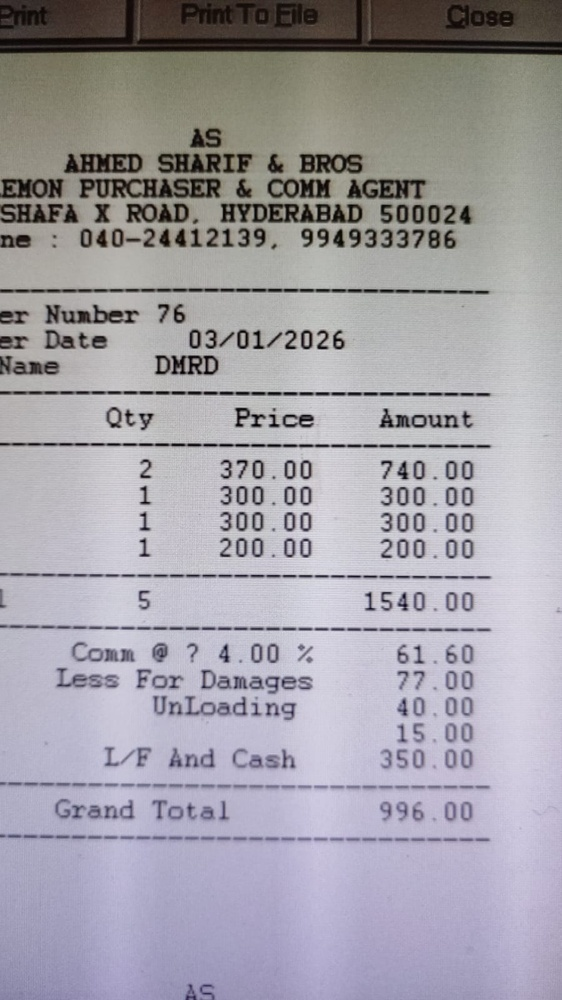
#> input picture backend/ml_dataset/images/006ec791-87fb-4998-93d3-ff7630453cdd.jpeg, 562 x 1000 px, shrunk from 899 x 1599 before the run
$ python -i image_quality.py   (imports and definitions only)   (older library calls are emulated)
#> lines starting #> are read from the running program, lines starting #| are printed output that depends on the picture
"""
Image Quality Analysis Module
Analyzes image quality metrics to determine appropriate preprocessing
"""
import cv2
import numpy as np
from PIL import Image, ImageStat
from dataclasses import dataclass
from typing import Tuple

@dataclass
class ImageQualityMetrics:
    """Container for image quality metrics"""
    brightness: float  # 0-255, optimal: 100-200
    contrast: float    # 0-100, optimal: >30
    sharpness: float   # 0-100, optimal: >20
    noise_level: float # 0-100, optimal: <30
    skew_angle: float  # degrees, optimal: <2
    resolution: Tuple[int, int]  # (width, height)

    def needs_brightness_correction(self) -> bool:
        """Check if brightness correction is needed"""
        return self.brightness < 80 or self.brightness > 220

    def needs_contrast_enhancement(self) -> bool:
        """Check if contrast enhancement is needed"""
        return self.contrast < 30

    def needs_sharpening(self) -> bool:
        """Check if sharpening is needed"""
        return self.sharpness < 20

    def needs_denoising(self) -> bool:
        """Check if denoising is needed"""
        return self.noise_level > 30

    def needs_deskewing(self) -> bool:
        """Check if deskewing is needed"""
        return abs(self.skew_angle) > 2

    def needs_upscaling(self) -> bool:
        """Check if upscaling is needed"""
        return self.resolution[0] < 1000

    # [19 lines left out: function quality_score, not called in this run]


def analyze_image_quality(image_path: str) -> ImageQualityMetrics:
    """
    Analyze image quality and return metrics

    Args:
        image_path: Path to image file

    Returns:
        ImageQualityMetrics object with all quality metrics
    """
    # Load image
    pil_image = Image.open(image_path)
#> pil_image is the input picture: PIL image 562x1000 RGB; mean R, G, B 162.8, 159.8, 167.4
    cv_image = cv2.imread(image_path)
    gray = cv2.cvtColor(cv_image, cv2.COLOR_BGR2GRAY)
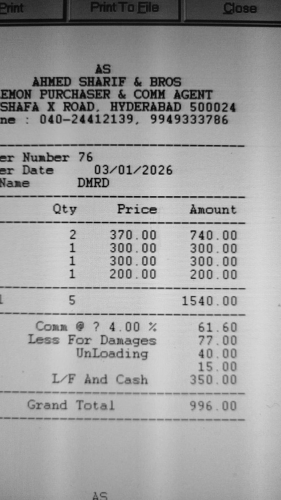
#> gray: shape (1000, 562) (shown at 1/2 size); min 0, max 224, mean 161.6

    # 1. Brightness (mean pixel value)
    brightness = np.mean(gray)
#> brightness = 161.6

    # 2. Contrast (standard deviation)
    contrast = np.std(gray)
#> contrast = 46.53

    # 3. Sharpness (Laplacian variance)
    laplacian = cv2.Laplacian(gray, cv2.CV_64F)
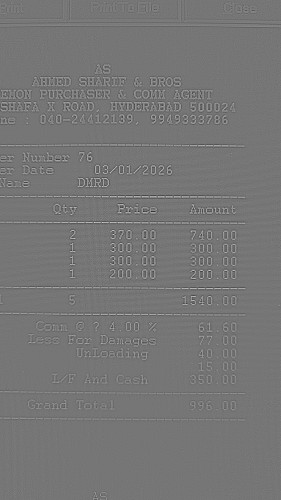
#> laplacian: shape (1000, 562) float64 (shown at 1/2 size); min -180, max 208, mean 0; drawn with min black and max white
    sharpness = laplacian.var()
#> sharpness = 372

    # 4. Noise level (estimate using median absolute deviation)
    noise_level = estimate_noise(gray)

    # 5. Skew angle
    skew_angle = detect_skew(gray)

    # 6. Resolution
    resolution = (pil_image.width, pil_image.height)

    return ImageQualityMetrics(
        brightness=float(brightness),
        contrast=float(contrast),
        sharpness=float(sharpness),
        noise_level=float(noise_level),
        skew_angle=float(skew_angle),
        resolution=resolution
    )


def estimate_noise(gray_image: np.ndarray) -> float:
    """
    Estimate noise level using median absolute deviation

    Args:
        gray_image: Grayscale image array

    Returns:
        Noise level (0-100)
    """
    # Use high-pass filter to isolate noise
    kernel = np.array([[-1, -1, -1],
                       [-1,  8, -1],
                       [-1, -1, -1]])

    filtered = cv2.filter2D(gray_image, -1, kernel)
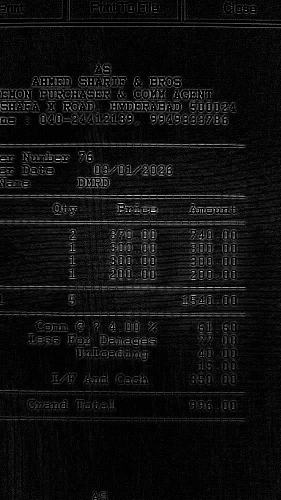
#> filtered: shape (1000, 562) (shown at 1/2 size); min 0, max 255, mean 15.6

    # Calculate median absolute deviation
    mad = np.median(np.abs(filtered - np.median(filtered)))
#> mad = 1

    # Normalize to 0-100 scale
    noise_level = min(100, mad * 2)
#> noise_level = 2

    return noise_level


def detect_skew(gray_image: np.ndarray) -> float:
    """
    Detect skew angle using Hough Line Transform

    Args:
        gray_image: Grayscale image array

    Returns:
        Skew angle in degrees
    """
    try:
        # Edge detection
        edges = cv2.Canny(gray_image, 50, 150, apertureSize=3)
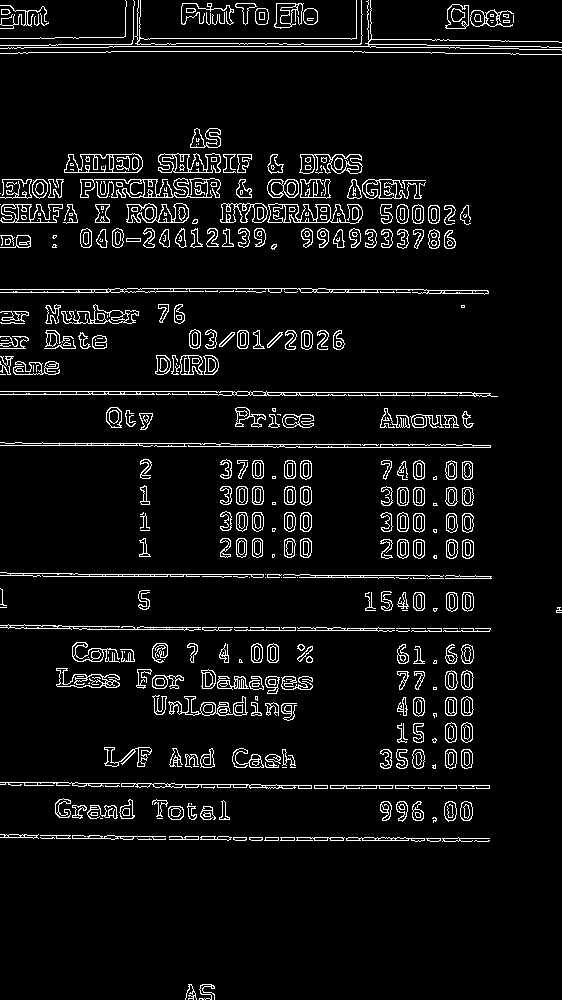
#> edges: shape (1000, 562); 6.2% white in thin lines or dots

        # Hough Line Transform
        lines = cv2.HoughLines(edges, 1, np.pi/180, 200)
#> lines = 26 rows, first 8: [46, 1.57], [785, 1.57], [292, 1.57], [38, 1.57], [222, 1.57], [394, 1.57], [391, 1.57], [51, 1.57]

        if lines is None:
            return 0.0

        # Calculate angles
        angles = []
        for rho, theta in lines[:, 0]:
            angle = np.degrees(theta) - 90
            if -45 < angle < 45:  # Only consider reasonable angles
                angles.append(angle)
#> this loop made 26 passes
#> (rho, theta, angle) on passes 1 to 8: (46, 1.57, 0), (785, 1.57, 0), (292, 1.57, 0), (38, 1.57, 0), (222, 1.57, 0), (394, 1.57, 0), (391, 1.57, 0), (51, 1.57, 0)
#> after the loop, angles = 26 values, max 1 at index 14, min 0 at index 0, mean 0.269

        if not angles:
            return 0.0

        # Return median angle
        return float(np.median(angles))

    except Exception:
        return 0.0


# [119 lines left out: functions apply_gamma_correction, adaptive_clahe, adaptive_sharpen, adaptive_denoise, deskew_image, not called in this run]

>>> result = analyze_image_quality('ml_dataset/images/006ec791-87fb-4998-93d3-ff7630453cdd.jpeg')
#> in analyze_image_quality, `skew_angle = detect_skew(gray)`: skew_angle = 0

$ run again, on backend/ml_dataset/images/0299720e-452f-403e-8acf-d5bd0c1c6457.jpeg
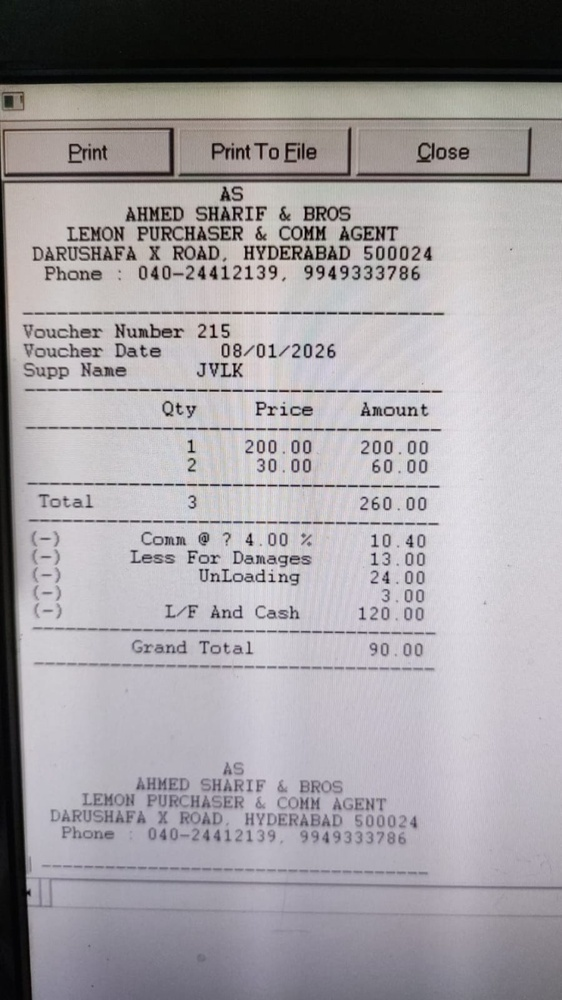
#> input picture backend/ml_dataset/images/0299720e-452f-403e-8acf-d5bd0c1c6457.jpeg, 562 x 1000 px, shrunk from 899 x 1599 before the run
#> in analyze_image_quality, pil_image is the input picture: PIL image 562x1000 RGB; mean R, G, B 161.2, 157.3, 161.1
#> brightness = 158.9
#> contrast = 60.47
#> in analyze_image_quality, `laplacian = cv2.Laplacian(gray, cv2.CV_64F)`:
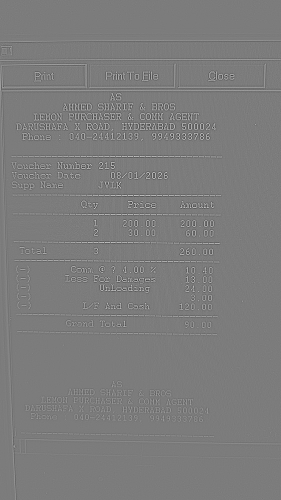
#> laplacian: shape (1000, 562) float64 (shown at 1/2 size); min -247, max 259, mean 0; drawn with min black and max white
#> sharpness = 650.2
#> mad = 1
#> in estimate_noise, `noise_level = min(100, mad * 2)`: noise_level = 2
#> in detect_skew, `edges = cv2.Canny(gray_image, 50, 150, apertureSize=3)`:
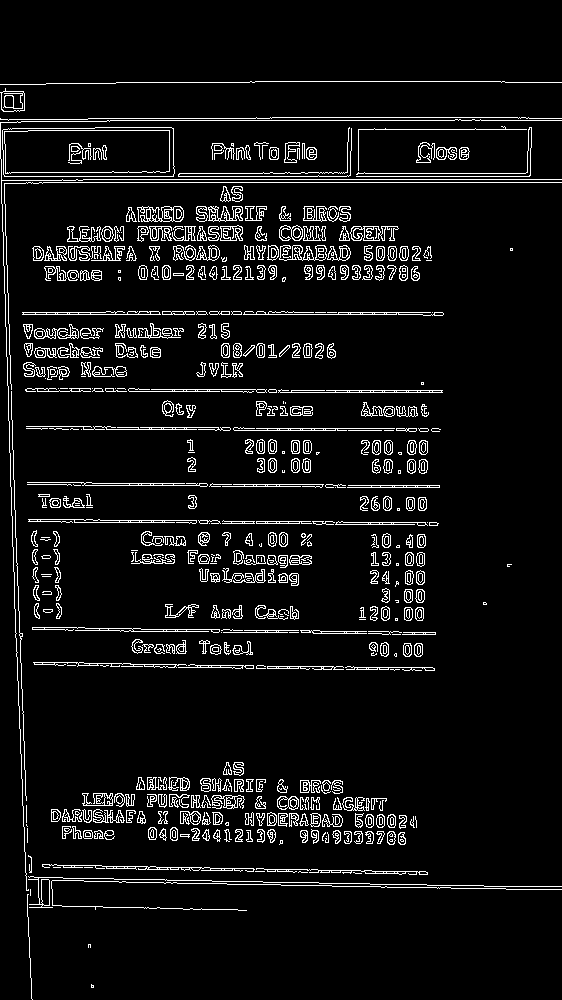
#> edges: shape (1000, 562); 6.7% white in thin lines or dots
#> lines = 26 rows, first 8: [182, 1.57], [176, 1.57], [3, 3.11], [179, 1.57], [120, 1.57], [6, 3.11], [314, 1.57], [877, 1.59]
#> the loop in detect_skew, `for rho, theta in lines[:, 0]:` made 26 passes
#> (rho, theta, angle) on passes 1 to 8: (182, 1.57, 0), (176, 1.57, 0), (3, 3.11, 88), (179, 1.57, 0), (120, 1.57, 0), (6, 3.11, 88), (314, 1.57, 0), (877, 1.59, 1)
#> after the loop in detect_skew, `for rho, theta in lines[:, 0]:`: angles = [0, 0, 0, 0, 0, 1, 0, 1, 1, 1, 1, 0, 0, 0, 0, 0, 0, 1, 0, -1, 1, 1, 1, -1]
#> skew_angle = 0

$ run again, on backend/ml_dataset/images/0c00a61d-3167-499e-82d0-1bc9344f26eb.jpeg
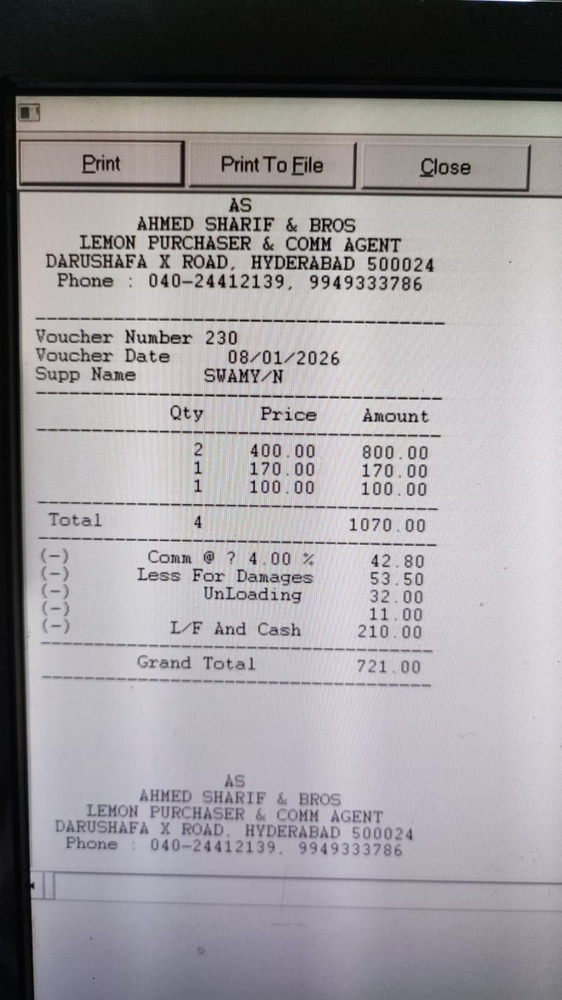
#> input picture backend/ml_dataset/images/0c00a61d-3167-499e-82d0-1bc9344f26eb.jpeg, 562 x 1000 px, shrunk from 899 x 1599 before the run
#> in analyze_image_quality, pil_image is the input picture: PIL image 562x1000 RGB; mean R, G, B 155.8, 152.5, 155.9
#> brightness = 153.9
#> contrast = 64.56
#> in analyze_image_quality, `laplacian = cv2.Laplacian(gray, cv2.CV_64F)`:
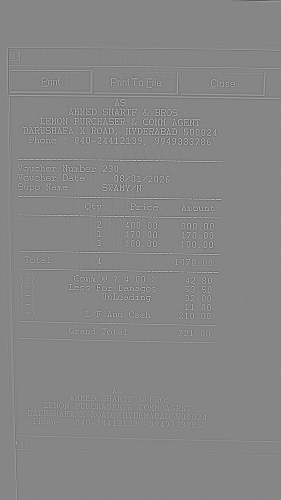
#> laplacian: shape (1000, 562) float64 (shown at 1/2 size); min -300, max 270, mean 0; drawn with min black and max white
#> sharpness = 736.9
#> mad = 1
#> in estimate_noise, `noise_level = min(100, mad * 2)`: noise_level = 2
#> in detect_skew, `edges = cv2.Canny(gray_image, 50, 150, apertureSize=3)`:
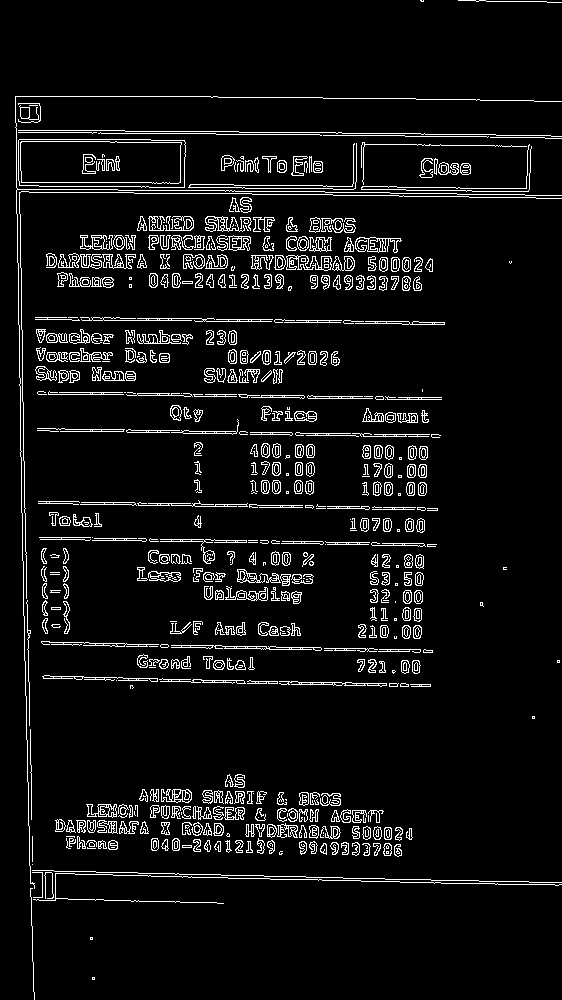
#> edges: shape (1000, 562); 6.5% white in thin lines or dots
#> lines = 22 rows, first 8: [-13, 3.12], [-16, 3.12], [500, 1.59], [502, 1.59], [538, 1.59], [427, 1.59], [536, 1.59], [390, 1.59]
#> the loop in detect_skew, `for rho, theta in lines[:, 0]:` made 22 passes
#> (rho, theta, angle) on passes 1 to 8: (-13, 3.12, 89), (-16, 3.12, 89), (500, 1.59, 1), (502, 1.59, 1), (538, 1.59, 1), (427, 1.59, 1), (536, 1.59, 1), (390, 1.59, 1)
#> after the loop in detect_skew, `for rho, theta in lines[:, 0]:`: angles = [1, 1, 1, 1, 1, 1, 1, 1, 1, 1, 1, 1, 1, 1, 1, 1, 1, 1, 0, 0]
#> skew_angle = 1
